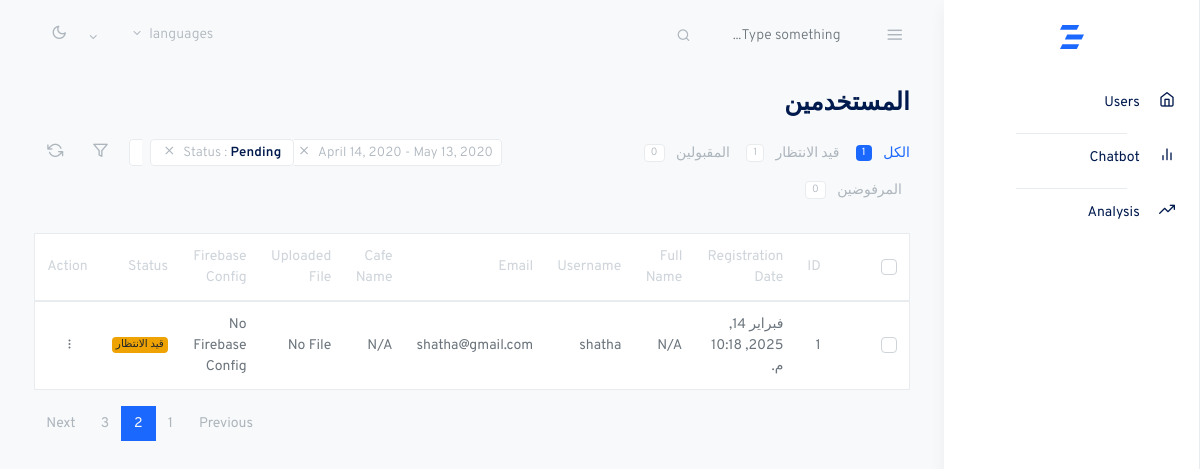
Before: /ar/admins/users/ with the older database file.
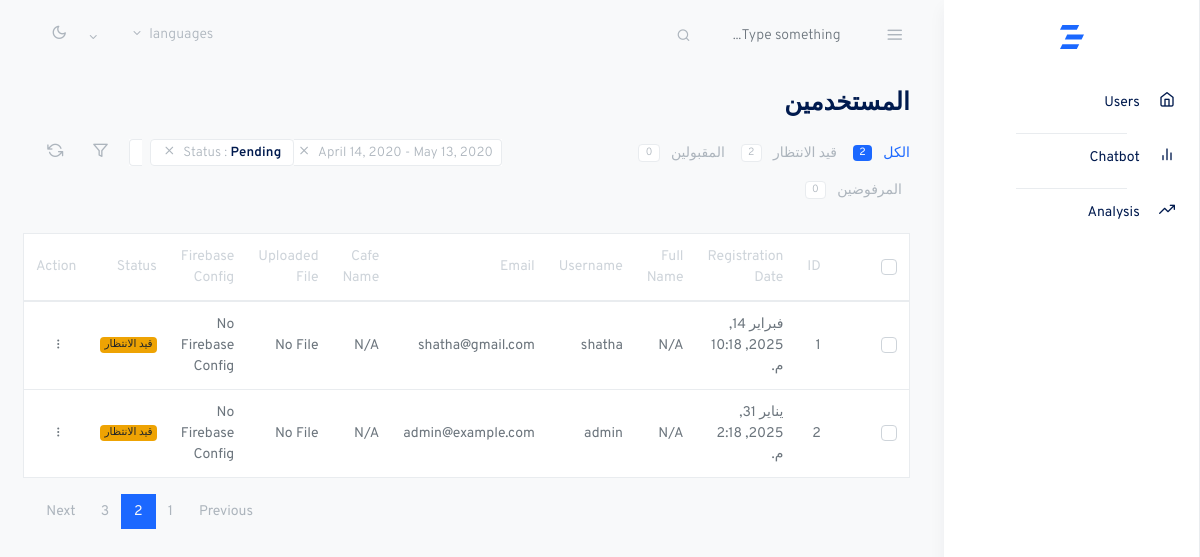
After: the same page with the newer database file.
### authentication_app/models.py (models this page shows, shortened)
class UserProfile(models.Model):
    PENDING = 0
    ACCEPTED = 1
    DENIED = 2
    STATUS_CHOICES = [
        (PENDING, 'Pending'),
        (ACCEPTED, 'Accepted'),
        (DENIED, 'Denied'),
    ]
    user = models.OneToOneField(User, on_delete=models.CASCADE)  # Links to User model
    cafe_name = models.CharField(max_length=255, blank=True, null=True)  # Cafe name
    data_file = models.FileField(upload_to='uploads/', blank=True, null=True)  # Upload CSV or any file
    firebase_config = models.URLField(blank=True, null=True)  # Firebase Config link
    thread_id = models.CharField(max_length=255, blank=True, null=True)
    status = models.IntegerField(choices=STATUS_CHOICES, default=PENDING)  # Default to pending

### administrators/views.py (the view)
# urls.py: path('users/', views.users , name="admins.users"),
def users(request):
    profiles = UserProfile.objects.select_related('user').all()
    status_data = {
        UserProfile.PENDING: {
            "class": "badge badge-warning fas fa-clock",
            "text": "قيد الانتظار",
        },
        UserProfile.ACCEPTED: {
            "class": "badge badge-success fas fa-check-circle",
            "text": "مقبول",
        },
        UserProfile.DENIED: {
            "class": "badge badge-danger fas fa-times-circle",
            "text": "مرفوض",
        }
    }
    for profile in profiles:
        profile.status_class = status_data[profile.status]["class"]
        profile.status_text = status_data[profile.status]["text"]
    pending_count = UserProfile.objects.filter(status=UserProfile.PENDING).count()
    accepted_count = UserProfile.objects.filter(status=UserProfile.ACCEPTED).count()
    denied_count = UserProfile.objects.filter(status=UserProfile.DENIED).count()
    total_count = UserProfile.objects.count()
    return render(request, 'admins/users.html', {
        'profiles': profiles,
        'pending_count': pending_count,
        'accepted_count': accepted_count,
        'denied_count': denied_count,
        'total_count': total_count
    })

### templates/admins/users.html (shortened to what the changed rows need)
{% extends "admins/base.html" %}
{% block content %}
<main role="main" class="main-content">
  <div class="container-fluid">
    <div class="row justify-content-center">
      <div class="col-12">
        <h2 class="h3 mb-3 page-title">المستخدمين</h2>
        <div class="row mb-4 items-align-center">
          <div class="col-md">
            <ul class="nav nav-pills justify-content-start">
              <li class="nav-item">
                <a class="nav-link active bg-transparent pr-2 pl-0 text-primary" href="#">
                  الكل <span class="badge badge-pill bg-primary text-white ml-2">{{ total_count }}</span>
                </a>
              </li>
              <li class="nav-item">
                <a class="nav-link text-muted px-2" href="#">
                  قيد الانتظار <span class="badge badge-pill bg-white border text-muted ml-2">{{ pending_count }}</span>
                </a>
              </li>
            </ul>
          </div>
        </div>
        <table class="table border table-hover bg-white">
          <thead>
            <tr role="row">
              <th>
                <div class="custom-control custom-checkbox">
                </div>
              </th>
              <th>ID</th>
              <th>Registration Date</th>
              <th>Full Name</th>
              <th>Username</th>
              <th>Email</th>
              <th>Cafe Name</th>
              <th>Uploaded File</th>
              <th>Firebase Config</th>
              <th>Status</th>
              <th>Action</th>
            </tr>
          </thead>
          <tbody>
            {% for profile in profiles %}
            <tr>
              <td class="align-center">
                <div class="custom-control custom-checkbox">
                </div>
              </td>
              <td>{{ forloop.counter }}</td>
              <td>{{ profile.user.date_joined }}</td>
              <td>{{ profile.user.get_full_name|default:"N/A" }}</td>
              <td>{{ profile.user.username }}</td>
              <td>{{ profile.user.email }}</td>
              <td>{{ profile.cafe_name|default:"N/A" }}</td>
              <td>
                {% if profile.data_file %}
                  <a href="{{ profile.data_file.url }}" target="_blank">View File</a>
                {% else %}
                  No File
                {% endif %}
              </td>
              <td>
                {% if profile.firebase_config %}
                  <a href="{{ profile.firebase_config }}" target="_blank">Firebase Link</a>
                {% else %}
                  No Firebase Config
                {% endif %}
              </td>
              <td>
                <span class="{{ profile.status_class }}">{{ profile.status_text }}</span>
              </td>
              <td>
                <div class="dropdown">
                  <button class="btn btn-sm dropdown-toggle more-vertical" type="button" data-toggle="dropdown" aria-haspopup="true" aria-expanded="false">
                  </button>
                </div>
              </td>
            </tr>
          {% endfor %}
          </tbody>
        </table>
      </div>
    </div>
  </div>
</main>
{% endblock %}

Changed rows visible on the page:
added UserProfile: user.date_joined "يناير 31, 2025, 2:18 م.", user.get_full_name "N/A", user.username "admin", user.email "admin@example.com", cafe_name "N/A", data_file "No File", shows "No Firebase Config", status_text "قيد الانتظار"
Other visible differences:
{{ total_count }}: "1" → "2"
{{ pending_count }}: "1" → "2"
